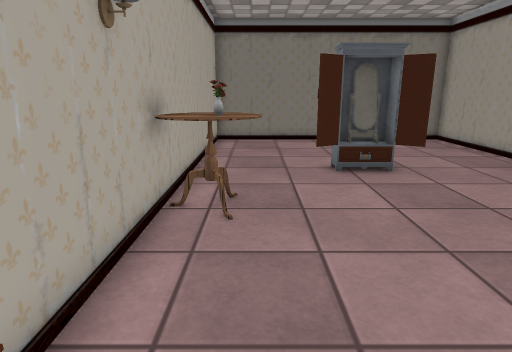
View 1 (above)

12 first-person views from a walk through a scene from a Unity 3-D project. The camera is 1.2 m above the floor, tilts 14° down and sees 75° across. The floor is counted in squares, 0.5 m on a side. Each view is taken from the middle of a square. On the plan, view 1 faces up. The plan holds only what a view shows up to about 20 squares ahead; the rest is blank. Some surface patterns are stand-ins.

View 2
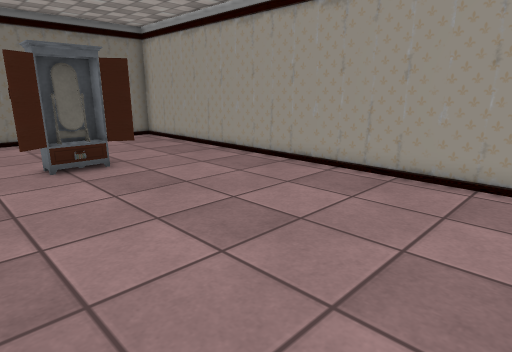

View 3
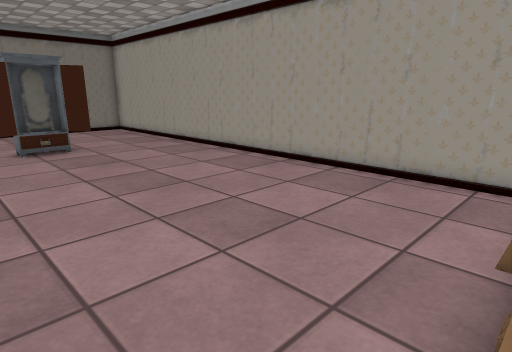

View 4
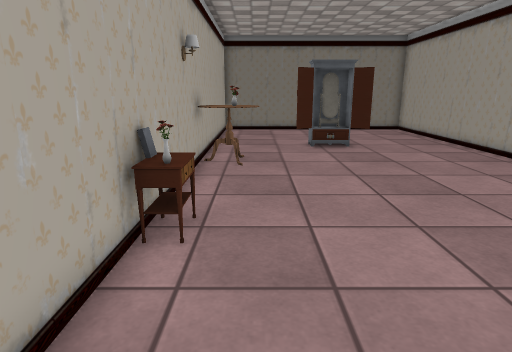

View 5
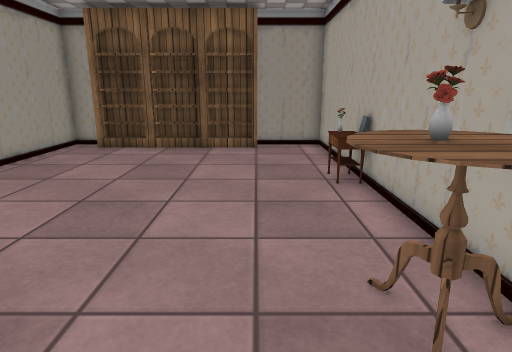

View 6
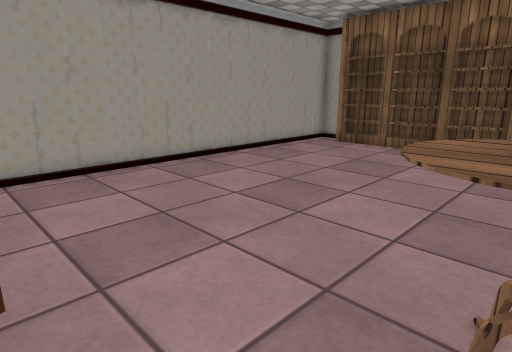

View 7
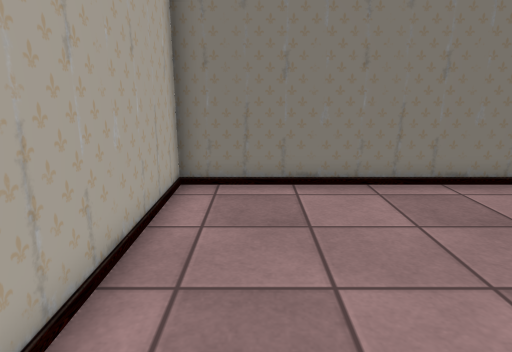

View 8
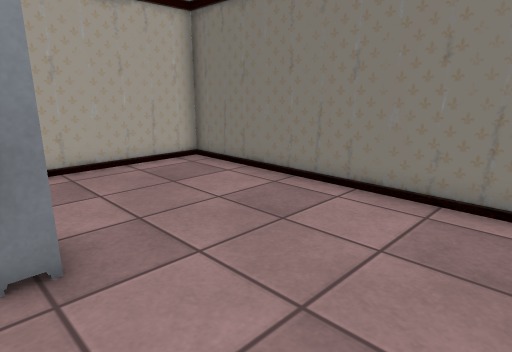

View 9
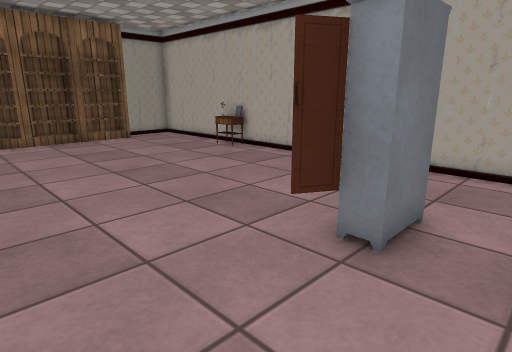

View 10
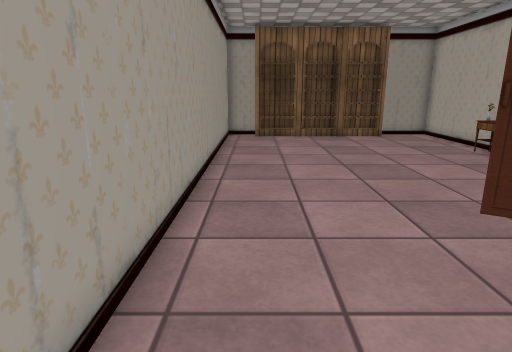

View 11
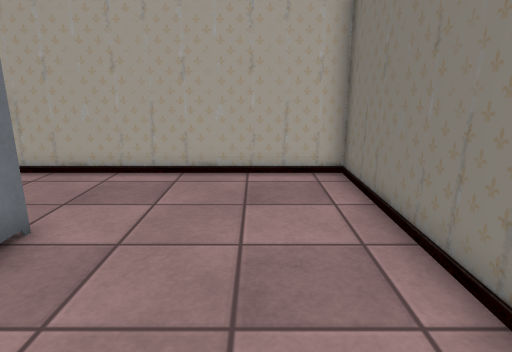

View 12
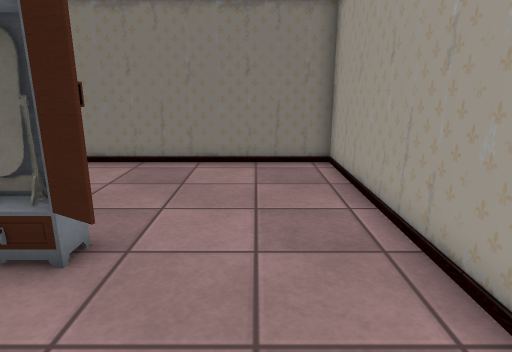

### Floor plan
Key: @ floor where view 1 was taken; # wall or solid block; . floor; M mirror; C closet; T table; A vase; B bookshelf; O other object.
Columns run from 2 left of view 1 to 10 right of it. Each row starts with its distance up from view 1.
 18 #############
 17 #...........#
 16 #...........#
 15 #...........#
 14 #...........#
 13 #...........#
 12 #...........#
 11 #....MM.....#
 10 #...CCCC....#
  9 #...........#
  8 #TT.........#
  7 #AT.........#
  6 #TT.........#
  5 #...........#
  4 #...........#
  3 #...........#
  2 #...........#
  1 #O..........#
  0 #A@.........#
 -1 #...........#
 -2 #...........#
 -3 #...........#
 -4 #...........#
 -5 #..#B#BB#B#.#
 -6 #############

Where each view was taken, in squares from view 1:
view 1: 0 up, 0 right, facing up
view 2: 1 down, 0 right, facing up-right
view 3: 5 down, 0 right, facing up-right
view 4: 5 down, 0 right, facing up
view 5: 10 up, 1 right, facing down
view 6: 10 up, 1 left, facing down-right
view 7: 9 up, 0 right, facing up
view 8: 10 up, 9 right, facing up-left
view 9: 13 up, 9 right, facing down-left
view 10: 14 up, 8 right, facing down
view 11: 15 up, 8 right, facing left
view 12: 6 up, 7 right, facing up
